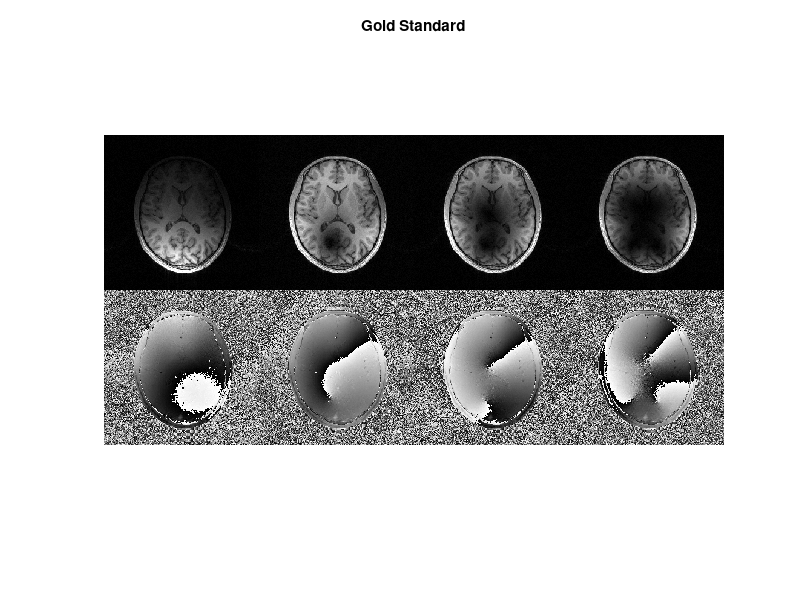
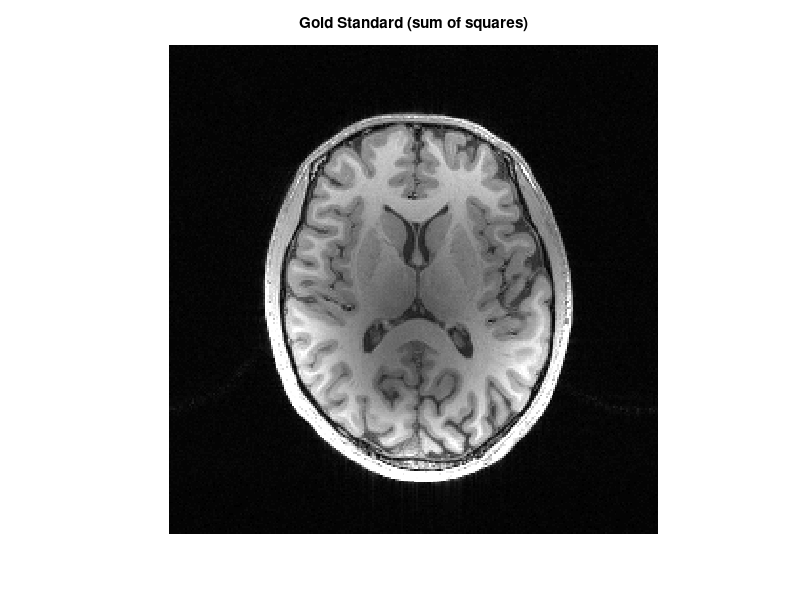
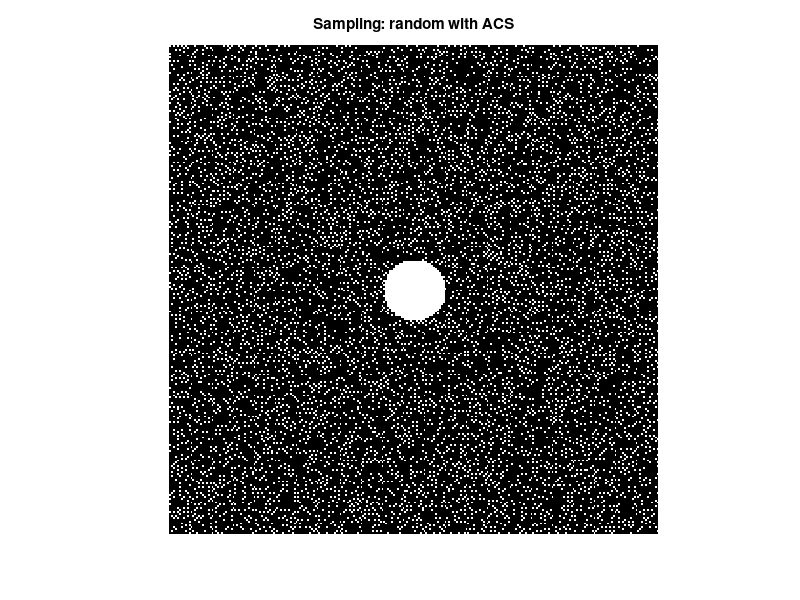

These figures' MATLAB source, in order: (Note: this script raises an error after producing the figures.)
%% example 2: Multi-channel reconstruction examples
clear;
close all;
clc
addpath('../.'); % Add the path containing the LORAKS functions
warning('off','MATLAB:pcg:tooSmallTolerance');

%% Multi-channel MPRAGE data
load MPRAGE_multi_channel % Load k-space data

% Display gold standard coil images
figure;
imagesc([abs(reshape(fftshift(ifft2(ifftshift(kData))),256,[]));reshape(angle(fftshift(ifft2(ifftshift(kData))))+pi,256,[])/2/pi]);
axis equal;axis off;colormap(gray);
caxis([0,1]);
title('Gold Standard');

% Display sum-of-squares of gold standard coil images
rGold = sqrt(sum(abs(fftshift(ifft2(ifftshift(kData)))).^2,3));
figure;
imagesc(rGold);
axis equal;axis off;colormap(gray);
caxis([0,1.3]);
title('Gold Standard (sum of squares)');

lambdaSENSELORAKS = 1e-3;
for sampling = 1:4
    if sampling == 1
        %% Sampling strategy: Random with ACS
        str = 'random with ACS';
        kMask = kMaskRandACS7;
        rankLORAKS = 75;
        rankACLORAKS = 120;
        rankSENSELORAKS = 55;
    elseif sampling == 2
        %% Sampling strategy: Random (Calibrationless)
        str = 'random (calibrationless)';
        kMask = kMaskRand7;
        rankLORAKS = 75;
        rankSENSELORAKS = 55;
    elseif sampling == 3
        %% Sampling strategy: Uniform with ACS
        str = 'uniform with ACS';
        kMask = kMaskUnACS7;
        rankLORAKS = 75;
        rankACLORAKS = 110;
        rankSENSELORAKS = 60;
    elseif sampling == 4
        %% Sampling strategy: Partial Fourier with ACS
        str = 'partial Fourier with ACS';
        kMask = kMaskPFACS7;
        rankLORAKS = 90;
        rankACLORAKS = 200;
        rankSENSELORAKS = 75;
    end
    
    disp('********************************************************************');
    disp(['Sampling: ' str]);
    disp('********************************************************************');
    
    % Display sampling pattern
    figure;
    imagesc(kMask);
    axis equal;axis off;colormap(gray);
    undersampledData = kData.*repmat(kMask,[1 1 size(kData,3)]);
    title(['Sampling: ' str])
    
    % P-LORAKS reconstruction with Eq. (6).  (S-matrix, exact data consistency)
    tic
    recon = P_LORAKS(undersampledData, kMask, rankLORAKS);
    time = toc;
    
    % Display results
    rSoS = sqrt(sum(abs(fftshift(ifft2(ifftshift(recon)))).^2,3));
    figure;
    imagesc(rSoS);
    axis equal;axis off;colormap(gray);
    caxis([0,1.3]);
    title(['P-LORAKS, ' str ', NRMSE = ' num2str(norm(rGold(:)-rSoS(:))/norm(rGold(:))) ', time = ' num2str(time) ' seconds']);
    disp(' ');
    
    % AC-LORAKS reconstruction with Eq. (13).  (S-matrix, exact data consistency)
    if not(sampling == 2)
        tic
        recon = AC_LORAKS(undersampledData, kMask, rankACLORAKS);
        time = toc;
        
        % Display results
        rSoS = sqrt(sum(abs(fftshift(ifft2(ifftshift(recon)))).^2,3));
        figure;
        imagesc(rSoS);
        axis equal;axis off;colormap(gray);
        caxis([0,1.3]);
        title(['AC-LORAKS, ' str ', NRMSE = ' num2str(norm(rGold(:)-rSoS(:))/norm(rGold(:))) ', time = ' num2str(time) ' seconds']);
        disp(' ');
    end
    
    % SENSE-LORAKS reconstruction with Eq. (9) (S-matrix)
    tic
    recon = SENSE_LORAKS(undersampledData, kMask, coil_sens, rankSENSELORAKS,lambdaSENSELORAKS);
    time = toc;
    
    % Display results
    rSoS = sqrt(sum(abs(coil_sens.*repmat(recon,[1,1,size(coil_sens,3)])).^2,3));
    figure;
    imagesc(rSoS);
    axis equal;axis off;colormap(gray);
    caxis([0,1.3]);
    title(['SENSE-LORAKS, ' str ', NRMSE = ' num2str(norm(rGold(:)-rSoS(:))/norm(rGold(:))) ', time = ' num2str(time) ' seconds']);
    disp(' ');
end
